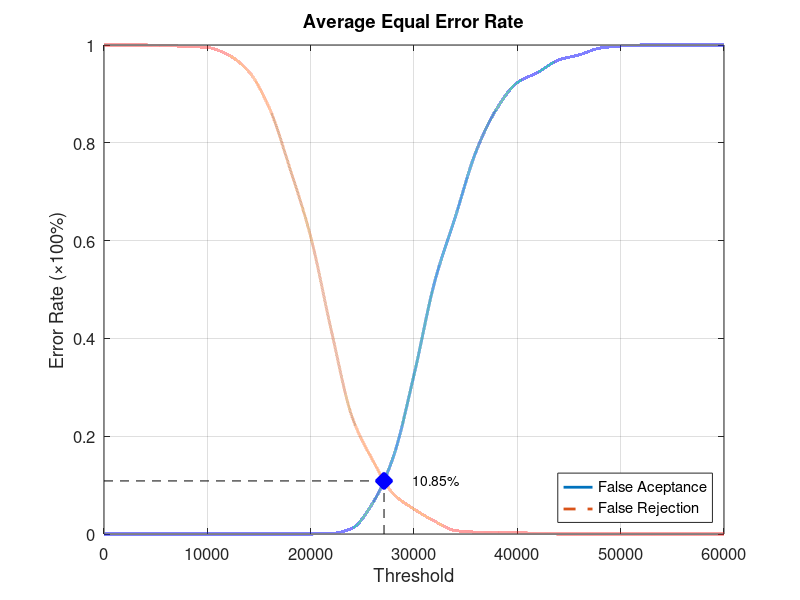
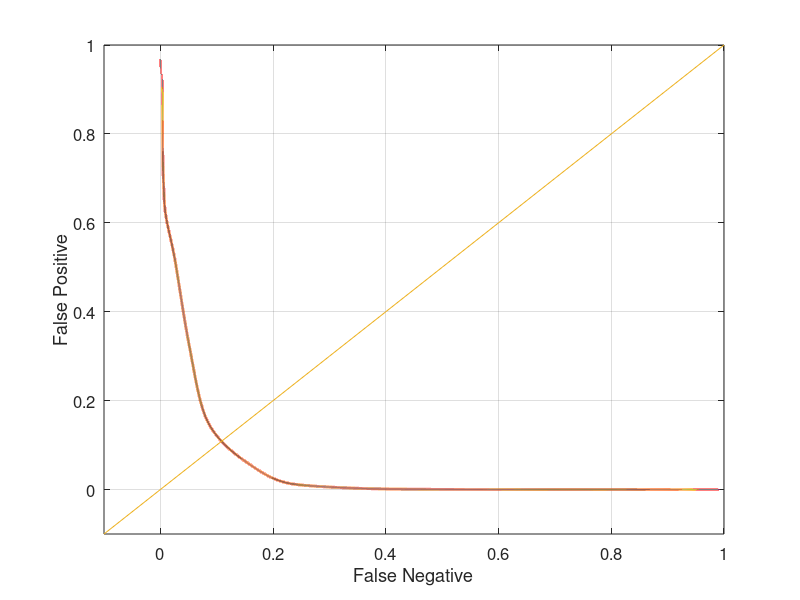

The MATLAB script that drew these images, in order:
function yEER = Database4Average
close all;
clear;
clc;
x = 0:2000:60000;
xq = 0:0.5:60000;

y0 = [0 0 0 0 0 0 0 0 0 0 0 0.00105263 0.0115789 0.0631579 0.157895 0.325263 0.51579 0.648421 0.782105 0.869474 0.923158 0.944211 0.969474 0.98 0.993684 0.997895 1 1 1 1 1];
yy0 = interp1(x, y0, xq, 'pchip');
y1 = [1 1 1 0.999 0.997 0.995 0.98 0.946 0.871 0.747 0.608 0.416 0.24 0.151 0.082 0.051 0.026 0.007 0.004 0.004 0.003 0.001 0 0 0 0 0 0 0 0 0];
yy1 = interp1(x, y1, xq, 'pchip');

% Calculating EER: 
y2 = abs(y0 - y1);
find(y2 == min(y2))
yy2 = abs(yy0 - yy1);
xEER = find(yy2 == min(yy2));
xEERIndex = xq(xEER) % X-axis EER
yEER = yy0(xEER) % Y-axis EER

main = figure
plot(xq, yy0,'-','LineWidth', 2);	hold on
plot(xq, yy1,'--','LineWidth', 2);	hold on
plot([xEERIndex xEERIndex], [0 yEER], 'k--');	hold on
plot([0 xEERIndex], [yEER yEER], 'k--');	hold on
plot(xEERIndex, yEER, 'bx', 'LineWidth', 10);	hold on
text(xEERIndex + 10 * xEERIndex / 100, yEER, [num2str(round((10000 * yEER)) / 100) '%'])
legend('False Aceptance', 'False Rejection', 'Location', 'SouthEast')
xlabel('Threshold')
ylabel('Error Rate (\times100%)')
title('Average Equal Error Rate')
set(gca, 'FontSize', 12)
axis([0 60000 0 1])
grid on

print(main, 'Database4AverageMain', '-dpng');
FNRxFPR = figure('Color', [1 1 1]);
plot(yy1, yy0, '-', yy1, yy0, 'LineWidth', 2);
hold on
y = -0.1:0.1:1
plot(y, y); 
set(gca, 'FontSize', 12)
xlabel('False Negative')
ylabel('False Positive')
axis([-0.1 1 -0.1 1])
set(gca, 'FontSize', 12)
grid on

print(FNRxFPR, 'Database4AverageFNRxFPR','-dpng');
end
